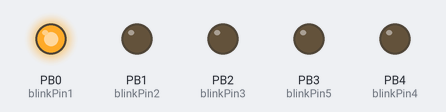
The program below on a simulated ATtiny85, built with avr-gcc and run on an emulated ATtiny85. Parts: output pins drawn as LEDs (lit = HIGH). Random numbers use the default seed unless the program sets one.

Above: at 0.05 s.
At 5.23 s:
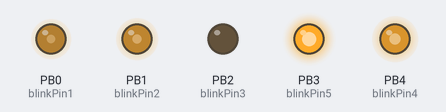
At 11.15 s:
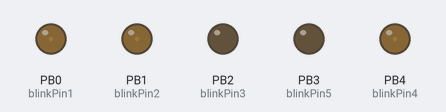
At 13.28 s:
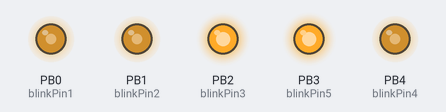
At 16.62 s:
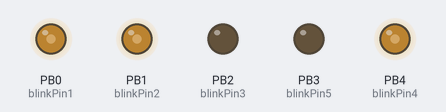
At 33.2 s:
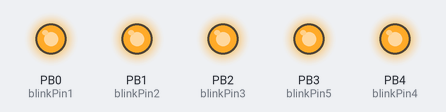
Timing chart, 0 to 40.0 s (numbered marks = the images above):
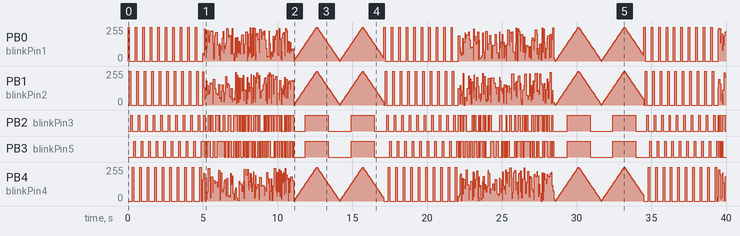

Measured:
- by itself, PB2 (blinkPin3): LOW → HIGH at 0.20 s, → LOW 0.10 s later, → HIGH 0.40 s later, → LOW 0.10 s later, … (190 changes in this stretch)
- by itself, PB3 (blinkPin5): LOW → HIGH at 0.40 s, → LOW 0.10 s later, → HIGH 0.40 s later, → LOW 0.10 s later, … (202 changes in this stretch)
- by itself, PB0 (blinkPin1): 0/255 → 255/255 at 0.00 s, → 0/255 0.10 s later, → 255/255 0.40 s later, → 0/255 0.10 s later, … (703 changes in this stretch)
- by itself, PB1 (blinkPin2): 0/255 → 255/255 at 0.10 s, → 0/255 0.10 s later, → 255/255 0.40 s later, → 0/255 0.10 s later, … (705 changes in this stretch)

The program:

main.cpp
```cpp
#include <Arduino.h>

int blinkPin1 = 0; //bottom right orange
int blinkPin2 = 1; //bottom left yellow
int blinkPin3 = 2; //left red
int blinkPin4 = 4; // right blue
int blinkPin5 = 3; //top red

int brightness = 0;
int fadeAmount = 5;

void setup()
{
  pinMode(blinkPin1, OUTPUT);
  pinMode(blinkPin2, OUTPUT);
  pinMode(blinkPin3, OUTPUT);
  pinMode(blinkPin4, OUTPUT);
  pinMode(blinkPin5, OUTPUT);
}

void blink() {
  digitalWrite(blinkPin1, HIGH);
  digitalWrite(blinkPin2, LOW);
  digitalWrite(blinkPin3, LOW);
  digitalWrite(blinkPin4, LOW);
  digitalWrite(blinkPin5, LOW);
  delay(100);
  digitalWrite(blinkPin1, LOW);
  digitalWrite(blinkPin2, HIGH);
  digitalWrite(blinkPin3, LOW);
  digitalWrite(blinkPin4, LOW);
  digitalWrite(blinkPin5, LOW);
  delay(100);
  digitalWrite(blinkPin1, LOW);
  digitalWrite(blinkPin2, LOW);
  digitalWrite(blinkPin3, HIGH);
  digitalWrite(blinkPin4, LOW);
  digitalWrite(blinkPin5, LOW);
  delay(100);
  digitalWrite(blinkPin1, LOW);
  digitalWrite(blinkPin2, LOW);
  digitalWrite(blinkPin3, LOW);
  digitalWrite(blinkPin4, HIGH);
  digitalWrite(blinkPin5, LOW);
  delay(100);
  digitalWrite(blinkPin1, LOW);
  digitalWrite(blinkPin2, LOW);
  digitalWrite(blinkPin3, LOW);
  digitalWrite(blinkPin4, LOW);
  digitalWrite(blinkPin5, HIGH);
  delay(100);
}

void flicker() {
  analogWrite(blinkPin1, random(250));
  analogWrite(blinkPin2, random(250));
  analogWrite(blinkPin3, random(250));
  analogWrite(blinkPin4, random(250));
  analogWrite(blinkPin5, random(250));
  delay(random(100));
}

void pwm() {
  analogWrite(blinkPin1, brightness);
  analogWrite(blinkPin2, brightness);
  analogWrite(blinkPin3, brightness);
  analogWrite(blinkPin4, brightness);
  analogWrite(blinkPin5, brightness);

  brightness = brightness + fadeAmount;

  if (brightness <= 0 || brightness >= 255) {
    fadeAmount = -fadeAmount;
  }
  delay(30);
}

void loop()
{
  for(int loops = 0; loops < 10; loops++) {
    blink();
  }

  for(int loops = 0; loops < 125; loops++){
    flicker();
  }

  for(int loops = 0; loops < 200; loops++){
    pwm();
  }
}
```
